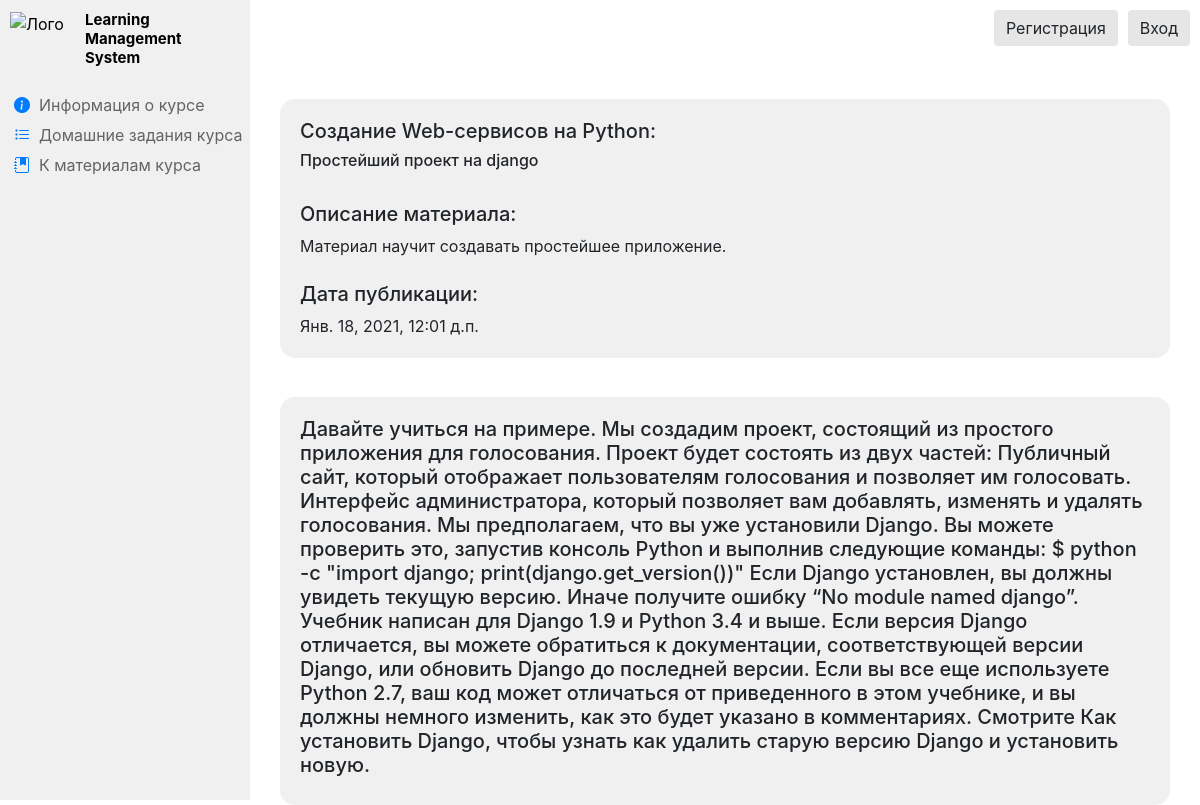
The app's page /courses/materials/3 with its own data.
### courses/models.py (models this page shows, shortened)
class Materials(models.Model):
    course = models.ForeignKey(Courses, verbose_name='Курс', related_name="materials", related_query_name="course", on_delete=models.CASCADE)
    title = models.CharField('Название материала', max_length=150, default='')
    description = models.TextField('Описание материала', max_length=250, default='')
    material_сontent = models.TextField('Материал', max_length=10 ** 6, default='')
    date = models.DateTimeField('Дата публикации', auto_now_add=True)
    class Meta:
        ordering = ['-date']
        verbose_name = 'Материалы курса'
        verbose_name_plural = 'Материалы курсов'

class Courses(models.Model):
    title = models.CharField('Название курса', max_length=150, default='')
    anons = models.TextField('Анонс курса', max_length=1000, default='')
    description = models.TextField('Описание курса', max_length=10**6, default='')
    teachers = models.ManyToManyField(Profile, verbose_name='Преподаватели курса', related_name='teachers', limit_choices_to={'is_teacher':  True})
    confidants = models.ManyToManyField(Profile, verbose_name='Доверенные лица', related_name='confidants', limit_choices_to={'is_teacher':  False})
    course_avatar = models.ImageField('Аватар курса', upload_to="images/courses/", default="images/courses/py.png")
    class Meta:
        verbose_name = 'Курс'
        verbose_name_plural = 'Курсы'

### courses/views.py (the view)
# urls.py: path('materials/<int:pk>', views.MaterialView.as_view(), name='materials-detail'),
class MaterialView(DetailView):
    model = Materials
    template_name = 'courses/material.html'
    context_object_name = 'material'

### courses/templates/courses/material.html (shortened to what this page needs)
{% extends 'courses/course_layout.html' %}
{% block url1 %}"{% url 'courses-detail' material.course.id %}"{% endblock %}
{% block bottom1 %}"bi bi-info-circle-fill"{% endblock %}
{% block name1 %}Информация о курсе{% endblock %}
{% block url2 %}"{% url 'course_homework_home' material.course.id %}"{% endblock %}
{% block bottom2 %}"bi bi-list-task"{% endblock %}
{% block name2 %}Домашние задания курса{% endblock %}
{% block url3 %}"{% url 'course_material_home' material.course.id %}"{% endblock %}
{% block bottom3 %}"bi bi-journal-bookmark-fill"{% endblock %}
{% block name3 %}К материалам курса{% endblock %}
{% block content %}
<div class="row">
    <div class="col-md-12">
        <div class="card card-body">
            <h5> {{ material.course.title }}: </h5>
            <h6>{{ material.title }}</h6></br>
            <h5>Описание материала:</h5>
            <a>{{ material.description }}</a></br>
            <h5>Дата публикации:</h5>
            <a>{{ material.date }}</a>
        </div>
        <div class="card card-body">
            <h5> {{ material.material_сontent }} </h5>
        </div>
    </div>
</div>
{% endblock %}

### main/static/main/css/main.css (style rules this page uses)
body { background: rgb(255, 255, 255); }
.card { margin-top: 15px; border-radius: 15px; height:auto; background-color: rgb(240, 240, 240); border-width: 0; }
.row { padding: 0px 15px; margin: 0; width: 100%; margin-top: 60px; }

### records on screen
Materials: course "Создание Web-сервисов на Python", title "Простейший проект на django", description "Материал научит создавать простейшее приложение.", date "Янв. 18, 2021, 12:01 д.п.", material_сontent "Давайте учиться на примере. Мы создадим проект, состоящий из простого приложения для голосования. Проект будет состоять из двух частей: Публичный сайт, который отображает пользователям голосования и позволяет им голосовать. Интерфейс администратора, который позволяет вам добавлять, изменять и удалять голосования. Мы предполагаем, что вы уже установили Django. Вы можете проверить это, запустив консоль Python и выполнив следующие команды: $ python -c \"import django; print(django.get_version())\" Если Django установлен, вы должны увидеть текущую версию. Иначе получите ошибку “No module named django”. Учебник написан для Django 1.9 и Python 3.4 и выше. Если версия Django отличается, вы можете…"
